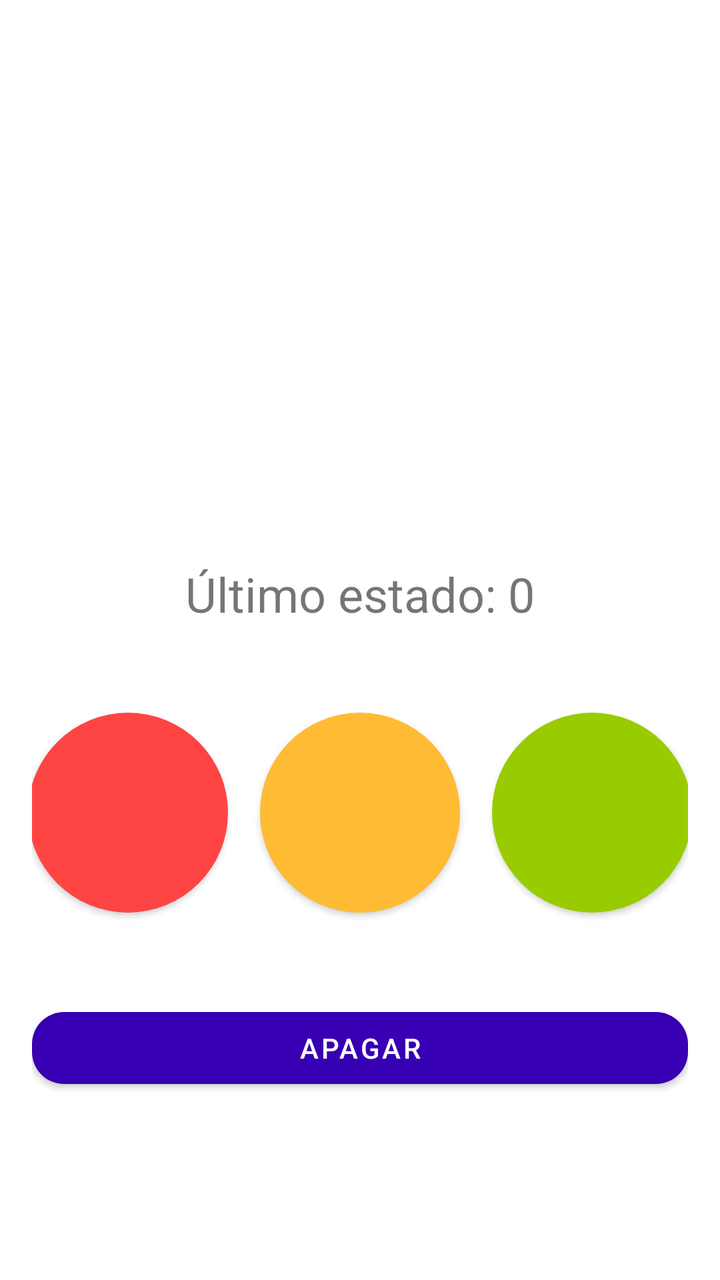
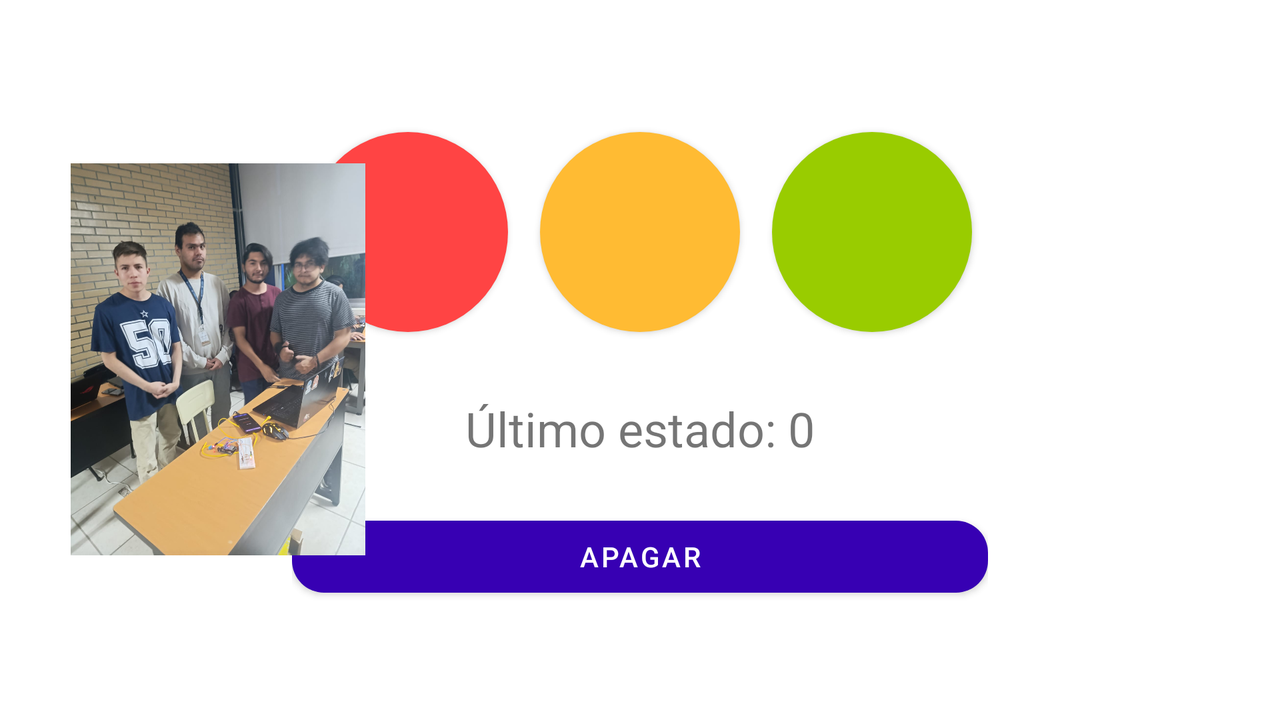

Two renders of one Android screen. The first uses the default layout on a phone; the second uses the alternative layout the repository ships for a different screen configuration, on a matching device. The two XML files are below.
<!-- AndroidManifest.xml: application theme Theme.ProyectoUnidad2CarranzaEstradaGallegosMorales -->
<!-- res/layout/fragment_send.xml -->
<?xml version="1.0" encoding="utf-8"?>
<androidx.constraintlayout.widget.ConstraintLayout
    xmlns:android="http://schemas.android.com/apk/res/android"
    xmlns:app="http://schemas.android.com/apk/res-auto"
    xmlns:tools="http://schemas.android.com/tools"
    android:id="@+id/frame_send"
    android:layout_width="match_parent"
    android:layout_height="match_parent"
    tools:context=".ui.SendData.SendFragment">


    <LinearLayout
        android:layout_width="match_parent"
        android:layout_height="match_parent"
        android:orientation="vertical"
        android:padding="16dp">

        <TextView
            android:id="@+id/tv_last_status"
            android:layout_width="match_parent"
            android:layout_height="297dp"
            android:gravity="bottom|center"
            android:text="Último estado: 0"
            android:textSize="24sp" />

        <LinearLayout
            android:id="@+id/linearLayout"
            android:layout_width="match_parent"
            android:layout_height="155dp"
            android:orientation="horizontal"
            android:gravity="center"
            android:layout_marginTop="16dp">


            
            <com.google.android.material.button.MaterialButton
                android:id="@+id/btn_1"
                android:layout_width="100dp"
                android:layout_height="100dp"
                android:layout_margin="8dp"
                android:text=""
                android:contentDescription="Foco Rojo"
                app:cornerRadius="50dp"
                app:backgroundTint="@android:color/holo_red_light"
                android:elevation="8dp"
                android:insetLeft="0dp"
                android:insetRight="0dp"
                android:insetTop="0dp"
                android:insetBottom="0dp" />

            
            <com.google.android.material.button.MaterialButton
                android:id="@+id/btn_2"
                android:layout_width="100dp"
                android:layout_height="100dp"
                android:layout_margin="8dp"
                android:text=""
                android:contentDescription="Foco Amarillo"
                app:cornerRadius="50dp"
                app:backgroundTint="@android:color/holo_orange_light"
                android:elevation="8dp"
                android:insetLeft="0dp"
                android:insetRight="0dp"
                android:insetTop="0dp"
                android:insetBottom="0dp" />

            
            <com.google.android.material.button.MaterialButton
                android:id="@+id/btn_3"
                android:layout_width="100dp"
                android:layout_height="100dp"
                android:layout_margin="8dp"
                android:text=""
                android:contentDescription="Foco Verde"
                app:cornerRadius="50dp"
                app:backgroundTint="@android:color/holo_green_light"
                android:elevation="8dp"
                android:insetLeft="0dp"
                android:insetRight="0dp"
                android:insetTop="0dp"
                android:insetBottom="0dp" />
        </LinearLayout>

        <Button
            android:id="@+id/btn_4"
            android:layout_width="match_parent"
            android:layout_height="wrap_content"
            android:layout_marginTop="16dp"
            android:text="Apagar"
            app:cornerRadius="16dp"
            app:backgroundTint="@color/purple_700"
            android:textColor="@android:color/white"/>

    </LinearLayout>

</androidx.constraintlayout.widget.ConstraintLayout>
<!-- resources referenced by this layout -->
<resources>
  <style name="Theme.ProyectoUnidad2CarranzaEstradaGallegosMorales" parent="Theme.MaterialComponents.DayNight.DarkActionBar">
          
          <item name="colorPrimary">@color/purple_500</item>
          <item name="colorPrimaryVariant">@color/purple_700</item>
          <item name="colorOnPrimary">@color/white</item>
          
          <item name="colorSecondary">@color/teal_200</item>
          <item name="colorSecondaryVariant">@color/teal_700</item>
          <item name="colorOnSecondary">@color/black</item>
          
          <item name="android:statusBarColor">?attr/colorPrimaryVariant</item>
          
      </style>
</resources>
<!-- res/layout-land/fragment_send.xml (the repository's variant of the layout above) -->
<!-- drawn on the phone turned sideways -->
<?xml version="1.0" encoding="utf-8"?>
<androidx.constraintlayout.widget.ConstraintLayout xmlns:android="http://schemas.android.com/apk/res/android"
    xmlns:app="http://schemas.android.com/apk/res-auto"
    xmlns:tools="http://schemas.android.com/tools"
    android:id="@+id/frame_send"
    android:layout_width="match_parent"
    android:layout_height="match_parent"
    tools:context=".ui.SendData.SendFragment">

    <LinearLayout
        android:id="@+id/linearLayout2"
        android:layout_width="wrap_content"
        android:layout_height="wrap_content"
        android:gravity="center_horizontal"
        android:orientation="vertical"
        android:padding="16dp"
        app:layout_constraintBottom_toBottomOf="parent"
        app:layout_constraintEnd_toEndOf="parent"
        app:layout_constraintStart_toStartOf="parent"
        app:layout_constraintTop_toTopOf="parent">

        
        <LinearLayout
            android:id="@+id/linearLayout"
            android:layout_width="wrap_content"
            android:layout_height="wrap_content"
            android:layout_marginBottom="24dp"
            android:gravity="center"
            android:orientation="horizontal">

            
            <com.google.android.material.button.MaterialButton
                android:id="@+id/btn_1"
                android:layout_width="100dp"
                android:layout_height="100dp"
                android:layout_margin="8dp"
                android:contentDescription="Foco Rojo"
                android:elevation="8dp"
                android:insetLeft="0dp"
                android:insetTop="0dp"
                android:insetRight="0dp"
                android:insetBottom="0dp"
                android:text=""
                app:backgroundTint="@android:color/holo_red_light"
                app:cornerRadius="50dp" />

            
            <com.google.android.material.button.MaterialButton
                android:id="@+id/btn_2"
                android:layout_width="100dp"
                android:layout_height="100dp"
                android:layout_margin="8dp"
                android:contentDescription="Foco Amarillo"
                android:elevation="8dp"
                android:insetLeft="0dp"
                android:insetTop="0dp"
                android:insetRight="0dp"
                android:insetBottom="0dp"
                android:text=""
                app:backgroundTint="@android:color/holo_orange_light"
                app:cornerRadius="50dp" />

            
            <com.google.android.material.button.MaterialButton
                android:id="@+id/btn_3"
                android:layout_width="100dp"
                android:layout_height="100dp"
                android:layout_margin="8dp"
                android:contentDescription="Foco Verde"
                android:elevation="8dp"
                android:insetLeft="0dp"
                android:insetTop="0dp"
                android:insetRight="0dp"
                android:insetBottom="0dp"
                android:text=""
                app:backgroundTint="@android:color/holo_green_light"
                app:cornerRadius="50dp" />
        </LinearLayout>

        
        <TextView
            android:id="@+id/tv_last_status"
            android:layout_width="wrap_content"
            android:layout_height="wrap_content"
            android:layout_marginBottom="24dp"
            android:gravity="center"
            android:text="Último estado: 0"
            android:textSize="24sp" />

        
        <Button
            android:id="@+id/btn_4"
            android:layout_width="match_parent"
            android:layout_height="wrap_content"
            android:text="Apagar"
            android:textColor="@android:color/white"
            app:backgroundTint="@color/purple_700"
            app:cornerRadius="16dp" />
    </LinearLayout>

    <ImageView
        android:id="@+id/imageView2"
        android:layout_width="218dp"
        android:layout_height="196dp"
        android:src="@drawable/fotoproyecto"
        app:layout_constraintBottom_toBottomOf="parent"
        app:layout_constraintEnd_toEndOf="parent"
        app:layout_constraintHorizontal_bias="0.0"
        app:layout_constraintStart_toStartOf="parent"
        app:layout_constraintTop_toTopOf="parent"
        app:layout_constraintVertical_bias="0.497" />

</androidx.constraintlayout.widget.ConstraintLayout>
<!-- resources referenced by the variant -->
<!-- as the phone turned sideways resolves them -->
<resources>
  <!-- drawable fotoproyecto: jpg bitmap (drawable, 154880 bytes) -->
  <style name="Theme.ProyectoUnidad2CarranzaEstradaGallegosMorales" parent="Theme.MaterialComponents.DayNight.DarkActionBar">
          
          <item name="colorPrimary">@color/purple_500</item>
          <item name="colorPrimaryVariant">@color/purple_700</item>
          <item name="colorOnPrimary">@color/white</item>
          
          <item name="colorSecondary">@color/teal_200</item>
          <item name="colorSecondaryVariant">@color/teal_700</item>
          <item name="colorOnSecondary">@color/black</item>
          
          <item name="android:statusBarColor">?attr/colorPrimaryVariant</item>
          
      </style>
</resources>
